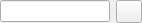
<?xml version="1.0" encoding="UTF-8"?>
<ui version="4.0">
 <class>TabHeader</class>
 <widget class="QWidget" name="TabHeader">
  <property name="enabled">
   <bool>true</bool>
  </property>
  <property name="geometry">
   <rect>
    <x>0</x>
    <y>0</y>
    <width>142</width>
    <height>23</height>
   </rect>
  </property>
  <property name="sizePolicy">
   <sizepolicy hsizetype="Expanding" vsizetype="Fixed">
    <horstretch>0</horstretch>
    <verstretch>0</verstretch>
   </sizepolicy>
  </property>
  <property name="maximumSize">
   <size>
    <width>16777215</width>
    <height>16777215</height>
   </size>
  </property>
  <property name="windowTitle">
   <string>Form</string>
  </property>
  <layout class="QGridLayout" name="gridLayout_2">
   <property name="leftMargin">
    <number>0</number>
   </property>
   <property name="topMargin">
    <number>0</number>
   </property>
   <property name="rightMargin">
    <number>0</number>
   </property>
   <property name="bottomMargin">
    <number>0</number>
   </property>
   <property name="spacing">
    <number>6</number>
   </property>
   <item row="1" column="0">
    <widget class="EditableLabel" name="editor">
     <property name="sizePolicy">
      <sizepolicy hsizetype="Preferred" vsizetype="Fixed">
       <horstretch>0</horstretch>
       <verstretch>0</verstretch>
      </sizepolicy>
     </property>
     <property name="minimumSize">
      <size>
       <width>0</width>
       <height>0</height>
      </size>
     </property>
    </widget>
   </item>
   <item row="1" column="1">
    <widget class="QToolButton" name="close">
     <property name="minimumSize">
      <size>
       <width>26</width>
       <height>0</height>
      </size>
     </property>
     <property name="maximumSize">
      <size>
       <width>26</width>
       <height>16777215</height>
      </size>
     </property>
     <property name="text">
      <string/>
     </property>
    </widget>
   </item>
  </layout>
 </widget>
 <customwidgets>
  <customwidget>
   <class>EditableLabel</class>
   <extends>QLineEdit</extends>
   <header location="global">EditableLabel.h</header>
  </customwidget>
 </customwidgets>
 <resources/>
 <connections/>
</ui>
